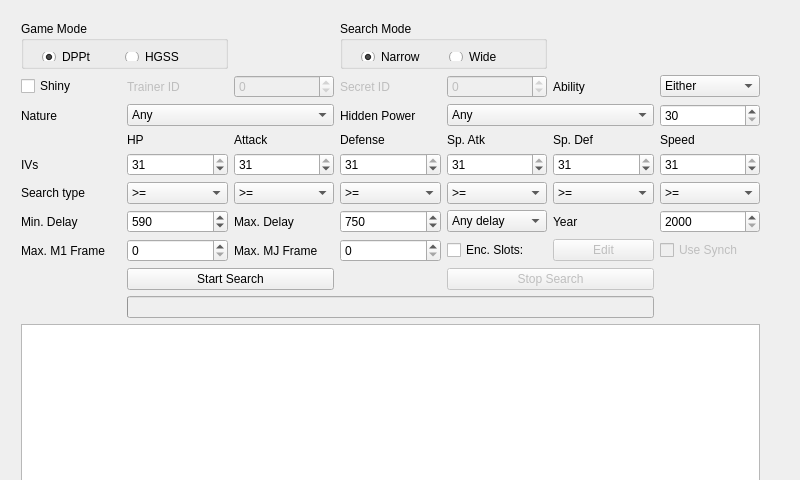
<?xml version="1.0" encoding="UTF-8"?>
<ui version="4.0">
 <class>MainWidget</class>
 <widget class="QWidget" name="MainWidget">
  <property name="geometry">
   <rect>
    <x>0</x>
    <y>0</y>
    <width>800</width>
    <height>480</height>
   </rect>
  </property>
  <property name="minimumSize">
   <size>
    <width>800</width>
    <height>480</height>
   </size>
  </property>
  <property name="windowTitle">
   <string>PokéRNG</string>
  </property>
  <widget class="QWidget" name="gridLayoutWidget">
   <property name="geometry">
    <rect>
     <x>10</x>
     <y>10</y>
     <width>761</width>
     <height>596</height>
    </rect>
   </property>
   <layout class="QGridLayout" name="gridLayout">
    <item row="3" column="1">
     <widget class="QLabel" name="label_5">
      <property name="text">
       <string>HP</string>
      </property>
     </widget>
    </item>
    <item row="3" column="2">
     <widget class="QLabel" name="label_6">
      <property name="text">
       <string>Attack</string>
      </property>
     </widget>
    </item>
    <item row="3" column="3">
     <widget class="QLabel" name="label_7">
      <property name="text">
       <string>Defense</string>
      </property>
     </widget>
    </item>
    <item row="3" column="4">
     <widget class="QLabel" name="label_8">
      <property name="text">
       <string>Sp. Atk</string>
      </property>
     </widget>
    </item>
    <item row="3" column="5">
     <widget class="QLabel" name="label_9">
      <property name="text">
       <string>Sp. Def</string>
      </property>
     </widget>
    </item>
    <item row="3" column="6">
     <widget class="QLabel" name="label_10">
      <property name="text">
       <string>Speed</string>
      </property>
     </widget>
    </item>
    <item row="4" column="1">
     <widget class="QSpinBox" name="hp">
      <property name="minimumSize">
       <size>
        <width>90</width>
        <height>0</height>
       </size>
      </property>
      <property name="maximum">
       <number>31</number>
      </property>
      <property name="value">
       <number>31</number>
      </property>
     </widget>
    </item>
    <item row="4" column="2">
     <widget class="QSpinBox" name="attack">
      <property name="minimumSize">
       <size>
        <width>90</width>
        <height>0</height>
       </size>
      </property>
      <property name="maximum">
       <number>31</number>
      </property>
      <property name="value">
       <number>31</number>
      </property>
     </widget>
    </item>
    <item row="4" column="3">
     <widget class="QSpinBox" name="defense">
      <property name="minimumSize">
       <size>
        <width>90</width>
        <height>0</height>
       </size>
      </property>
      <property name="maximum">
       <number>31</number>
      </property>
      <property name="value">
       <number>31</number>
      </property>
     </widget>
    </item>
    <item row="4" column="4">
     <widget class="QSpinBox" name="spAtk">
      <property name="minimumSize">
       <size>
        <width>90</width>
        <height>0</height>
       </size>
      </property>
      <property name="maximum">
       <number>31</number>
      </property>
      <property name="value">
       <number>31</number>
      </property>
     </widget>
    </item>
    <item row="4" column="6">
     <widget class="QSpinBox" name="speed">
      <property name="minimumSize">
       <size>
        <width>90</width>
        <height>0</height>
       </size>
      </property>
      <property name="maximum">
       <number>31</number>
      </property>
      <property name="value">
       <number>31</number>
      </property>
     </widget>
    </item>
    <item row="4" column="0">
     <widget class="QLabel" name="label_11">
      <property name="text">
       <string>IVs</string>
      </property>
     </widget>
    </item>
    <item row="5" column="0">
     <widget class="QLabel" name="label_12">
      <property name="text">
       <string>Search type</string>
      </property>
     </widget>
    </item>
    <item row="2" column="0">
     <widget class="QLabel" name="label_3">
      <property name="text">
       <string>Nature</string>
      </property>
     </widget>
    </item>
    <item row="2" column="4" colspan="2">
     <widget class="QComboBox" name="hpType">
      <item>
       <property name="text">
        <string>Any</string>
       </property>
      </item>
      <item>
       <property name="text">
        <string>Fighting</string>
       </property>
      </item>
      <item>
       <property name="text">
        <string>Flying</string>
       </property>
      </item>
      <item>
       <property name="text">
        <string>Poison</string>
       </property>
      </item>
      <item>
       <property name="text">
        <string>Ground</string>
       </property>
      </item>
      <item>
       <property name="text">
        <string>Rock</string>
       </property>
      </item>
      <item>
       <property name="text">
        <string>Bug</string>
       </property>
      </item>
      <item>
       <property name="text">
        <string>Ghost</string>
       </property>
      </item>
      <item>
       <property name="text">
        <string>Steel</string>
       </property>
      </item>
      <item>
       <property name="text">
        <string>Fire</string>
       </property>
      </item>
      <item>
       <property name="text">
        <string>Water</string>
       </property>
      </item>
      <item>
       <property name="text">
        <string>Grass</string>
       </property>
      </item>
      <item>
       <property name="text">
        <string>Electric</string>
       </property>
      </item>
      <item>
       <property name="text">
        <string>Psychic</string>
       </property>
      </item>
      <item>
       <property name="text">
        <string>Ice</string>
       </property>
      </item>
      <item>
       <property name="text">
        <string>Dragon</string>
       </property>
      </item>
      <item>
       <property name="text">
        <string>Dark</string>
       </property>
      </item>
     </widget>
    </item>
    <item row="2" column="6">
     <widget class="QSpinBox" name="hpPower">
      <property name="minimum">
       <number>30</number>
      </property>
      <property name="maximum">
       <number>70</number>
      </property>
      <property name="value">
       <number>30</number>
      </property>
     </widget>
    </item>
    <item row="2" column="3">
     <widget class="QLabel" name="label_4">
      <property name="text">
       <string>Hidden Power</string>
      </property>
     </widget>
    </item>
    <item row="5" column="1">
     <widget class="QComboBox" name="hpCondition">
      <item>
       <property name="text">
        <string>&gt;=</string>
       </property>
      </item>
      <item>
       <property name="text">
        <string>==</string>
       </property>
      </item>
      <item>
       <property name="text">
        <string>&lt;=</string>
       </property>
      </item>
      <item>
       <property name="text">
        <string>HP</string>
       </property>
      </item>
     </widget>
    </item>
    <item row="5" column="2">
     <widget class="QComboBox" name="attackCondition">
      <item>
       <property name="text">
        <string>&gt;=</string>
       </property>
      </item>
      <item>
       <property name="text">
        <string>==</string>
       </property>
      </item>
      <item>
       <property name="text">
        <string>&lt;=</string>
       </property>
      </item>
      <item>
       <property name="text">
        <string>HP</string>
       </property>
      </item>
     </widget>
    </item>
    <item row="5" column="3">
     <widget class="QComboBox" name="defenseCondition">
      <item>
       <property name="text">
        <string>&gt;=</string>
       </property>
      </item>
      <item>
       <property name="text">
        <string>==</string>
       </property>
      </item>
      <item>
       <property name="text">
        <string>&lt;=</string>
       </property>
      </item>
      <item>
       <property name="text">
        <string>HP</string>
       </property>
      </item>
     </widget>
    </item>
    <item row="5" column="4">
     <widget class="QComboBox" name="spAtkCondition">
      <item>
       <property name="text">
        <string>&gt;=</string>
       </property>
      </item>
      <item>
       <property name="text">
        <string>==</string>
       </property>
      </item>
      <item>
       <property name="text">
        <string>&lt;=</string>
       </property>
      </item>
      <item>
       <property name="text">
        <string>HP</string>
       </property>
      </item>
     </widget>
    </item>
    <item row="5" column="5">
     <widget class="QComboBox" name="spDefCondition">
      <item>
       <property name="text">
        <string>&gt;=</string>
       </property>
      </item>
      <item>
       <property name="text">
        <string>==</string>
       </property>
      </item>
      <item>
       <property name="text">
        <string>&lt;=</string>
       </property>
      </item>
      <item>
       <property name="text">
        <string>HP</string>
       </property>
      </item>
     </widget>
    </item>
    <item row="5" column="6">
     <widget class="QComboBox" name="speedCondition">
      <item>
       <property name="text">
        <string>&gt;=</string>
       </property>
      </item>
      <item>
       <property name="text">
        <string>==</string>
       </property>
      </item>
      <item>
       <property name="text">
        <string>&lt;=</string>
       </property>
      </item>
      <item>
       <property name="text">
        <string>HP</string>
       </property>
      </item>
     </widget>
    </item>
    <item row="6" column="0">
     <widget class="QLabel" name="label_13">
      <property name="text">
       <string>Min. Delay</string>
      </property>
     </widget>
    </item>
    <item row="6" column="1">
     <widget class="QSpinBox" name="minDelay">
      <property name="maximum">
       <number>65535</number>
      </property>
      <property name="value">
       <number>590</number>
      </property>
     </widget>
    </item>
    <item row="6" column="2">
     <widget class="QLabel" name="label_14">
      <property name="text">
       <string>Max. Delay</string>
      </property>
     </widget>
    </item>
    <item row="6" column="3">
     <widget class="QSpinBox" name="maxDelay">
      <property name="maximum">
       <number>65535</number>
      </property>
      <property name="value">
       <number>750</number>
      </property>
     </widget>
    </item>
    <item row="8" column="1" colspan="2">
     <widget class="QPushButton" name="startSearch">
      <property name="text">
       <string>Start Search</string>
      </property>
     </widget>
    </item>
    <item row="8" column="4" colspan="2">
     <widget class="QPushButton" name="stopSearch">
      <property name="enabled">
       <bool>false</bool>
      </property>
      <property name="text">
       <string>Stop Search</string>
      </property>
     </widget>
    </item>
    <item row="2" column="1" colspan="2">
     <widget class="QComboBox" name="nature">
      <item>
       <property name="text">
        <string>Any</string>
       </property>
      </item>
      <item>
       <property name="text">
        <string>Hardy</string>
       </property>
      </item>
      <item>
       <property name="text">
        <string>Lonely</string>
       </property>
      </item>
      <item>
       <property name="text">
        <string>Brave</string>
       </property>
      </item>
      <item>
       <property name="text">
        <string>Adamant</string>
       </property>
      </item>
      <item>
       <property name="text">
        <string>Naughty</string>
       </property>
      </item>
      <item>
       <property name="text">
        <string>Bold</string>
       </property>
      </item>
      <item>
       <property name="text">
        <string>Docile</string>
       </property>
      </item>
      <item>
       <property name="text">
        <string>Relaxed</string>
       </property>
      </item>
      <item>
       <property name="text">
        <string>Impish</string>
       </property>
      </item>
      <item>
       <property name="text">
        <string>Lax</string>
       </property>
      </item>
      <item>
       <property name="text">
        <string>Timid</string>
       </property>
      </item>
      <item>
       <property name="text">
        <string>Hasty</string>
       </property>
      </item>
      <item>
       <property name="text">
        <string>Serious</string>
       </property>
      </item>
      <item>
       <property name="text">
        <string>Jolly</string>
       </property>
      </item>
      <item>
       <property name="text">
        <string>Naive</string>
       </property>
      </item>
      <item>
       <property name="text">
        <string>Modest</string>
       </property>
      </item>
      <item>
       <property name="text">
        <string>Mild</string>
       </property>
      </item>
      <item>
       <property name="text">
        <string>Quiet</string>
       </property>
      </item>
      <item>
       <property name="text">
        <string>Bashful</string>
       </property>
      </item>
      <item>
       <property name="text">
        <string>Rash</string>
       </property>
      </item>
      <item>
       <property name="text">
        <string>Calm</string>
       </property>
      </item>
      <item>
       <property name="text">
        <string>Gentle</string>
       </property>
      </item>
      <item>
       <property name="text">
        <string>Sassy</string>
       </property>
      </item>
      <item>
       <property name="text">
        <string>Careful</string>
       </property>
      </item>
      <item>
       <property name="text">
        <string>Quirky</string>
       </property>
      </item>
     </widget>
    </item>
    <item row="9" column="1" colspan="5">
     <widget class="QProgressBar" name="progressBar">
      <property name="enabled">
       <bool>false</bool>
      </property>
      <property name="maximum">
       <number>1024</number>
      </property>
     </widget>
    </item>
    <item row="11" column="1" colspan="2">
     <widget class="QPushButton" name="saveToTxt">
      <property name="enabled">
       <bool>false</bool>
      </property>
      <property name="text">
       <string>Save to .txt</string>
      </property>
     </widget>
    </item>
    <item row="11" column="4" colspan="2">
     <widget class="QPushButton" name="saveToCsv">
      <property name="enabled">
       <bool>false</bool>
      </property>
      <property name="text">
       <string>Save to .csv</string>
      </property>
     </widget>
    </item>
    <item row="10" column="0" colspan="7">
     <widget class="SpreadTableView" name="results">
      <property name="editTriggers">
       <set>QAbstractItemView::NoEditTriggers</set>
      </property>
      <property name="selectionMode">
       <enum>QAbstractItemView::ExtendedSelection</enum>
      </property>
      <property name="selectionBehavior">
       <enum>QAbstractItemView::SelectRows</enum>
      </property>
      <property name="sortingEnabled">
       <bool>true</bool>
      </property>
      <attribute name="horizontalHeaderHighlightSections">
       <bool>false</bool>
      </attribute>
      <attribute name="horizontalHeaderStretchLastSection">
       <bool>true</bool>
      </attribute>
      <attribute name="verticalHeaderVisible">
       <bool>false</bool>
      </attribute>
      <attribute name="verticalHeaderHighlightSections">
       <bool>false</bool>
      </attribute>
     </widget>
    </item>
    <item row="6" column="6">
     <widget class="QSpinBox" name="year">
      <property name="minimum">
       <number>2000</number>
      </property>
      <property name="maximum">
       <number>2099</number>
      </property>
     </widget>
    </item>
    <item row="7" column="3">
     <widget class="QSpinBox" name="maxAltFrame">
      <property name="maximum">
       <number>99999</number>
      </property>
     </widget>
    </item>
    <item row="7" column="2">
     <widget class="QLabel" name="maxAltFrameLabel">
      <property name="text">
       <string>Max. MJ Frame</string>
      </property>
      <property name="wordWrap">
       <bool>true</bool>
      </property>
     </widget>
    </item>
    <item row="7" column="1">
     <widget class="QSpinBox" name="maxMainFrame">
      <property name="maximum">
       <number>99999</number>
      </property>
     </widget>
    </item>
    <item row="7" column="0">
     <widget class="QLabel" name="label_15">
      <property name="text">
       <string>Max. M1 Frame</string>
      </property>
      <property name="wordWrap">
       <bool>true</bool>
      </property>
     </widget>
    </item>
    <item row="6" column="5">
     <widget class="QLabel" name="label_17">
      <property name="text">
       <string>Year</string>
      </property>
     </widget>
    </item>
    <item row="4" column="5">
     <widget class="QSpinBox" name="spDef">
      <property name="minimumSize">
       <size>
        <width>90</width>
        <height>0</height>
       </size>
      </property>
      <property name="maximum">
       <number>31</number>
      </property>
      <property name="value">
       <number>31</number>
      </property>
     </widget>
    </item>
    <item row="6" column="4">
     <widget class="QComboBox" name="oddEvenDelay">
      <item>
       <property name="text">
        <string>Any delay</string>
       </property>
      </item>
      <item>
       <property name="text">
        <string>Odd</string>
       </property>
      </item>
      <item>
       <property name="text">
        <string>Even</string>
       </property>
      </item>
     </widget>
    </item>
    <item row="7" column="4">
     <widget class="QCheckBox" name="encSlots">
      <property name="text">
       <string>Enc. Slots:</string>
      </property>
     </widget>
    </item>
    <item row="7" column="5">
     <widget class="QPushButton" name="encSlotsEdit">
      <property name="enabled">
       <bool>false</bool>
      </property>
      <property name="text">
       <string>Edit</string>
      </property>
     </widget>
    </item>
    <item row="7" column="6">
     <widget class="QCheckBox" name="useSynch">
      <property name="enabled">
       <bool>false</bool>
      </property>
      <property name="text">
       <string>Use Synch</string>
      </property>
     </widget>
    </item>
    <item row="0" column="0" colspan="2">
     <widget class="QGroupBox" name="groupBox">
      <property name="minimumSize">
       <size>
        <width>200</width>
        <height>48</height>
       </size>
      </property>
      <property name="title">
       <string>Game Mode</string>
      </property>
      <widget class="QWidget" name="horizontalLayoutWidget">
       <property name="geometry">
        <rect>
         <x>10</x>
         <y>20</y>
         <width>181</width>
         <height>31</height>
        </rect>
       </property>
       <layout class="QHBoxLayout" name="horizontalLayout">
        <item>
         <widget class="QRadioButton" name="modeDppt">
          <property name="text">
           <string>DPPt</string>
          </property>
          <property name="checked">
           <bool>true</bool>
          </property>
         </widget>
        </item>
        <item>
         <widget class="QRadioButton" name="modeHgss">
          <property name="text">
           <string>HGSS</string>
          </property>
         </widget>
        </item>
       </layout>
      </widget>
     </widget>
    </item>
    <item row="0" column="3" colspan="2">
     <widget class="QGroupBox" name="groupBox_2">
      <property name="minimumSize">
       <size>
        <width>200</width>
        <height>48</height>
       </size>
      </property>
      <property name="title">
       <string>Search Mode</string>
      </property>
      <widget class="QWidget" name="horizontalLayoutWidget_2">
       <property name="geometry">
        <rect>
         <x>10</x>
         <y>20</y>
         <width>191</width>
         <height>31</height>
        </rect>
       </property>
       <layout class="QHBoxLayout" name="horizontalLayout_2">
        <item>
         <widget class="QRadioButton" name="modeNarrow">
          <property name="text">
           <string>Narrow</string>
          </property>
          <property name="checked">
           <bool>true</bool>
          </property>
         </widget>
        </item>
        <item>
         <widget class="QRadioButton" name="modeWide">
          <property name="text">
           <string>Wide</string>
          </property>
         </widget>
        </item>
       </layout>
      </widget>
     </widget>
    </item>
    <item row="1" column="0">
     <widget class="QCheckBox" name="shiny">
      <property name="text">
       <string>Shiny</string>
      </property>
     </widget>
    </item>
    <item row="1" column="1">
     <widget class="QLabel" name="label">
      <property name="enabled">
       <bool>false</bool>
      </property>
      <property name="text">
       <string>Trainer ID</string>
      </property>
     </widget>
    </item>
    <item row="1" column="2">
     <widget class="QSpinBox" name="trainerId">
      <property name="enabled">
       <bool>false</bool>
      </property>
      <property name="wrapping">
       <bool>true</bool>
      </property>
      <property name="maximum">
       <number>65535</number>
      </property>
     </widget>
    </item>
    <item row="1" column="3">
     <widget class="QLabel" name="label_2">
      <property name="enabled">
       <bool>false</bool>
      </property>
      <property name="text">
       <string>Secret ID</string>
      </property>
     </widget>
    </item>
    <item row="1" column="4">
     <widget class="QSpinBox" name="secretId">
      <property name="enabled">
       <bool>false</bool>
      </property>
      <property name="wrapping">
       <bool>true</bool>
      </property>
      <property name="maximum">
       <number>65535</number>
      </property>
     </widget>
    </item>
    <item row="1" column="5">
     <widget class="QLabel" name="label_16">
      <property name="text">
       <string>Ability</string>
      </property>
     </widget>
    </item>
    <item row="1" column="6">
     <widget class="QComboBox" name="ability">
      <item>
       <property name="text">
        <string>Either</string>
       </property>
      </item>
      <item>
       <property name="text">
        <string>0</string>
       </property>
      </item>
      <item>
       <property name="text">
        <string>1</string>
       </property>
      </item>
     </widget>
    </item>
   </layout>
  </widget>
 </widget>
 <layoutdefault spacing="6" margin="11"/>
 <customwidgets>
  <customwidget>
   <class>SpreadTableView</class>
   <extends>QTableView</extends>
   <header>spreadtableview.h</header>
  </customwidget>
 </customwidgets>
 <tabstops>
  <tabstop>modeDppt</tabstop>
  <tabstop>modeHgss</tabstop>
  <tabstop>modeNarrow</tabstop>
  <tabstop>modeWide</tabstop>
  <tabstop>shiny</tabstop>
  <tabstop>trainerId</tabstop>
  <tabstop>secretId</tabstop>
  <tabstop>ability</tabstop>
  <tabstop>nature</tabstop>
  <tabstop>hpType</tabstop>
  <tabstop>hpPower</tabstop>
  <tabstop>hp</tabstop>
  <tabstop>attack</tabstop>
  <tabstop>defense</tabstop>
  <tabstop>spAtk</tabstop>
  <tabstop>spDef</tabstop>
  <tabstop>speed</tabstop>
  <tabstop>hpCondition</tabstop>
  <tabstop>attackCondition</tabstop>
  <tabstop>defenseCondition</tabstop>
  <tabstop>spAtkCondition</tabstop>
  <tabstop>spDefCondition</tabstop>
  <tabstop>speedCondition</tabstop>
  <tabstop>minDelay</tabstop>
  <tabstop>maxDelay</tabstop>
  <tabstop>oddEvenDelay</tabstop>
  <tabstop>year</tabstop>
  <tabstop>maxMainFrame</tabstop>
  <tabstop>maxAltFrame</tabstop>
  <tabstop>encSlots</tabstop>
  <tabstop>encSlotsEdit</tabstop>
  <tabstop>useSynch</tabstop>
  <tabstop>startSearch</tabstop>
  <tabstop>stopSearch</tabstop>
  <tabstop>results</tabstop>
  <tabstop>saveToTxt</tabstop>
  <tabstop>saveToCsv</tabstop>
 </tabstops>
 <resources/>
 <connections>
  <connection>
   <sender>shiny</sender>
   <signal>toggled(bool)</signal>
   <receiver>label</receiver>
   <slot>setEnabled(bool)</slot>
   <hints>
    <hint type="sourcelabel">
     <x>265</x>
     <y>38</y>
    </hint>
    <hint type="destinationlabel">
     <x>357</x>
     <y>38</y>
    </hint>
   </hints>
  </connection>
  <connection>
   <sender>shiny</sender>
   <signal>toggled(bool)</signal>
   <receiver>trainerId</receiver>
   <slot>setEnabled(bool)</slot>
   <hints>
    <hint type="sourcelabel">
     <x>229</x>
     <y>39</y>
    </hint>
    <hint type="destinationlabel">
     <x>476</x>
     <y>39</y>
    </hint>
   </hints>
  </connection>
  <connection>
   <sender>shiny</sender>
   <signal>toggled(bool)</signal>
   <receiver>label_2</receiver>
   <slot>setEnabled(bool)</slot>
   <hints>
    <hint type="sourcelabel">
     <x>229</x>
     <y>38</y>
    </hint>
    <hint type="destinationlabel">
     <x>570</x>
     <y>46</y>
    </hint>
   </hints>
  </connection>
  <connection>
   <sender>shiny</sender>
   <signal>toggled(bool)</signal>
   <receiver>secretId</receiver>
   <slot>setEnabled(bool)</slot>
   <hints>
    <hint type="sourcelabel">
     <x>233</x>
     <y>44</y>
    </hint>
    <hint type="destinationlabel">
     <x>639</x>
     <y>40</y>
    </hint>
   </hints>
  </connection>
 </connections>
</ui>
